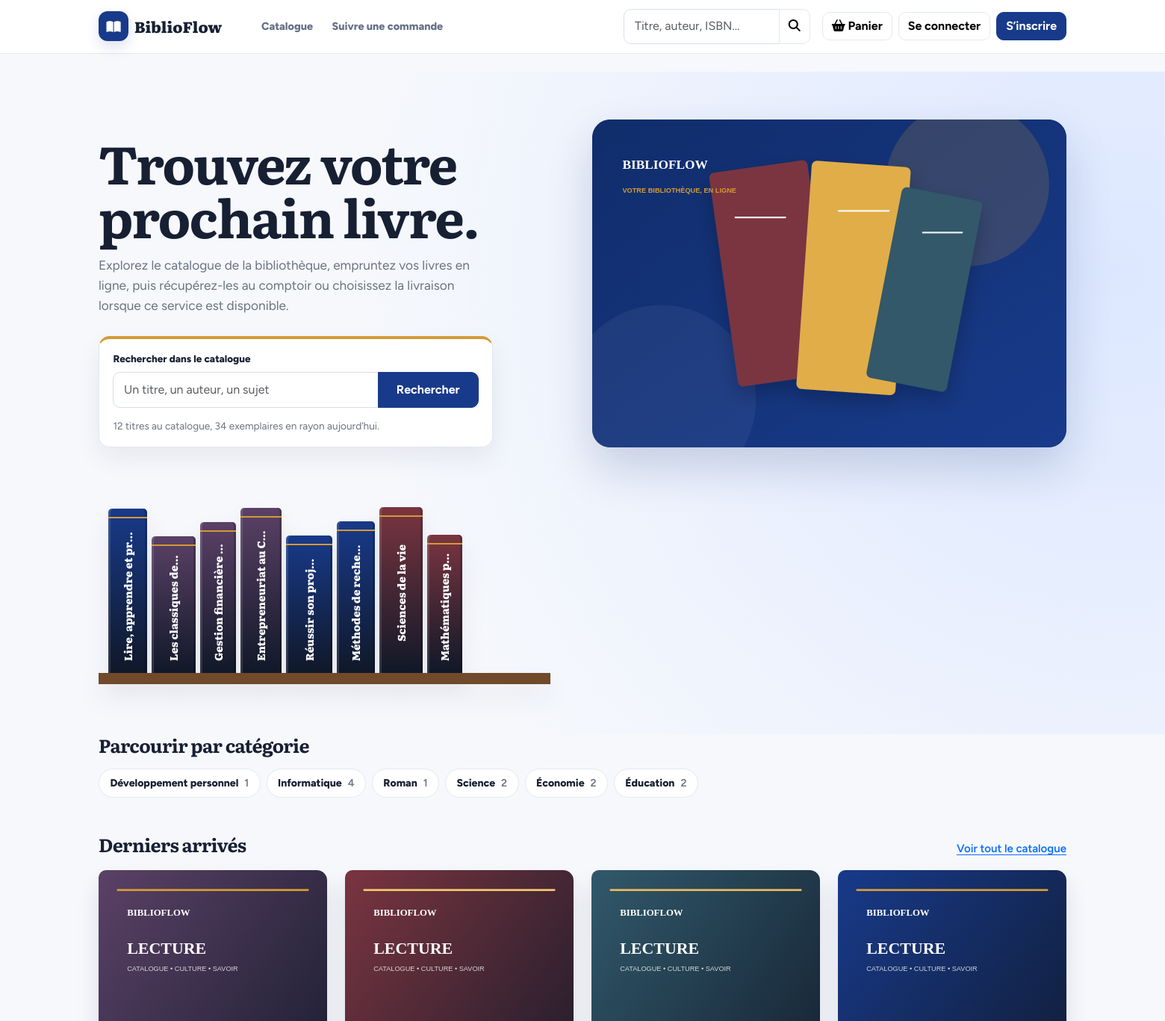
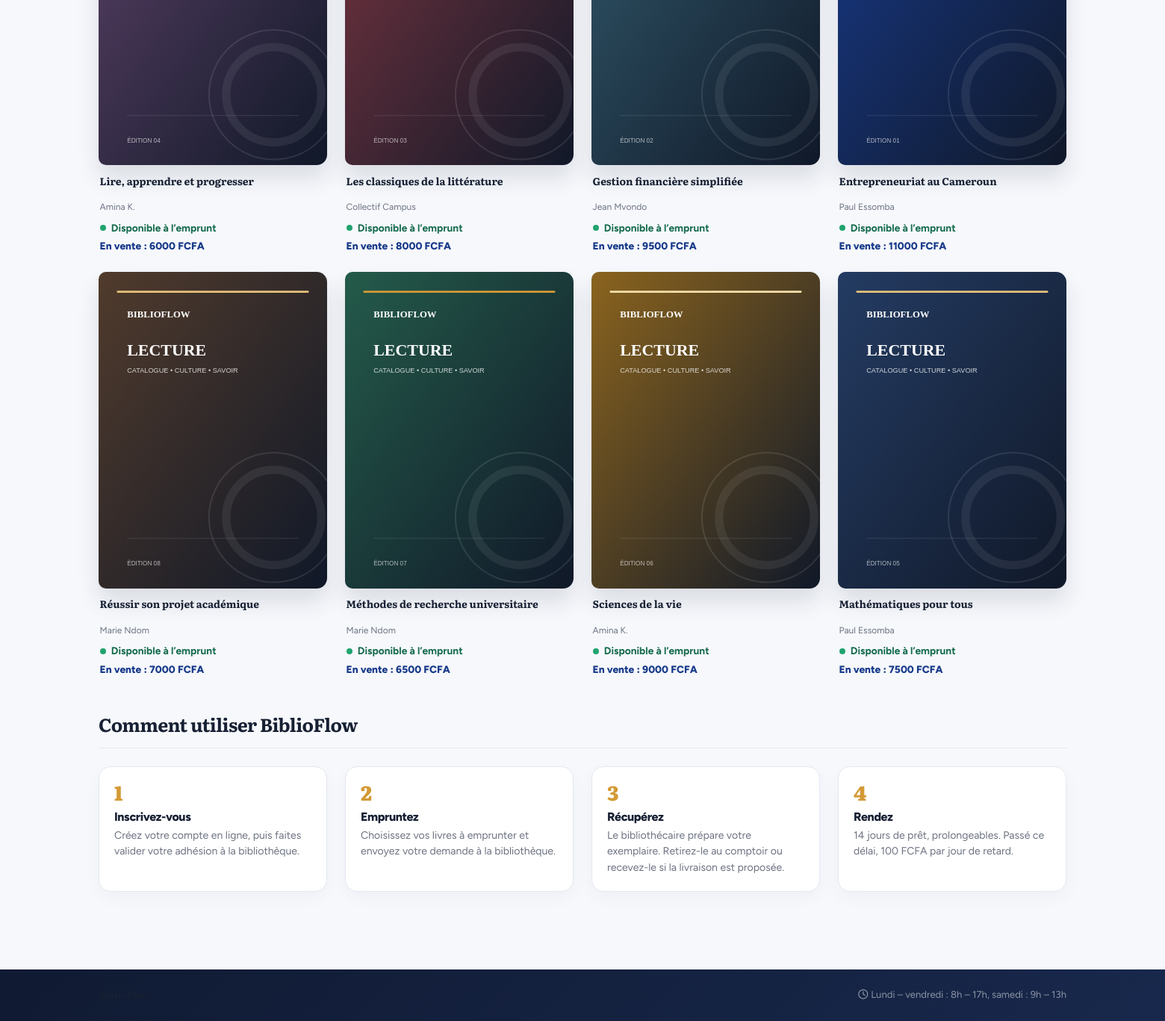
The page / on the database its author committed (2 pictures, top to bottom).
### bibliotheque/models.py (models this page shows, shortened)
class Livre(models.Model):
    titre = models.CharField(max_length=200)
    auteur = models.CharField(max_length=120)
    isbn = models.CharField(max_length=20, unique=True, null=True, blank=True)
    description = models.TextField(blank=True)
    image = models.CharField(max_length=255, blank=True)  # chemin relatif dans static/media
    categorie = models.CharField(max_length=80, blank=True)
    annee_publication = models.PositiveSmallIntegerField(null=True, blank=True)
    langue = models.CharField(max_length=30, default="Français")
    prix = models.DecimalField(max_digits=10, decimal_places=2, default=0)  # prix de vente
    stock_vente = models.PositiveIntegerField(default=0)                    # exemplaires à vendre
    actif = models.BooleanField(default=True)
    class Meta:
        ordering = ["titre"]

### bibliotheque/views_public.py (the view)
# urls.py: path("", pub.accueil, name="accueil"),
def accueil(request):
    services.maj_quotidienne()
    return render(request, "bibliotheque/public/accueil.html", {
        "nouveautes": _livres_avec_dispo().order_by("-id")[:8],
        "categories": _categories(),
        "nb_livres": Livre.objects.filter(actif=True).count(),
        "nb_dispo": Exemplaire.objects.filter(statut="disponible").count(),
    })

### bibliotheque/context.py (called while the page is built)
def globales(request):
    ctx = {"p": params(), "panier_count": 0, "est_personnel": False}
    try:
        ctx["panier_count"] = sum(request.session.get("panier", {}).values())
    except Exception:
        pass
    if request.user.is_authenticated:
        ctx["est_personnel"] = est_personnel(request.user)
    return ctx

### bibliotheque/models.py (called while the page is built)
    @property
    def jours_retard(self):
        if not self.date_retour_prevue:
            return 0
        ref = self.date_retour_effective or timezone.localdate()
        return max(0, (ref - self.date_retour_prevue).days)

### bibliotheque/services.py (called while the page is built)
def params():
    d = dict(settings.BIBLIO)
    for cle in ("amende_par_jour", "amende_plafond", "frais_perte"):
        d[cle] = Decimal(str(d[cle]))
    return SimpleNamespace(**d)

def montant_amende(jours):
    p = params()
    montant = p.amende_par_jour * jours
    if p.amende_plafond and p.amende_plafond > 0:
        montant = min(montant, p.amende_plafond)
    return montant

def _appliquer_sanction(e, supplement=Decimal(0), motif_supp=""):
    ancien_statut_paiement = e.statut_paiement
    if ancien_statut_paiement == "payee":
        return None
    jours = e.jours_retard
    montant = (montant_amende(jours) if jours > 0 else Decimal(0)) + supplement
    if montant <= 0:
        return None
    motifs = ([f"Retard de {jours} jour(s)"] if jours > 0 else []) + ([motif_supp] if motif_supp else [])
    e.montant_sanction, e.motif_sanction, e.statut_paiement = montant, " + ".join(motifs), "impayee"
    if not e.date_sanction or ancien_statut_paiement == "annulee":
        e.date_sanction = timezone.now()
    e.save(update_fields=["montant_sanction", "motif_sanction", "statut_paiement", "date_sanction"])
    return e

### bibliotheque/templatetags/biblio_extras.py (called while the page is built)
@register.filter
def teinte(livre):
    return sum(ord(c) for c in (livre.categorie or "")) % 6

@register.filter
def dos(livre):
    return f"height:{168 + (livre.pk * 37) % 56}px;width:{46 + (livre.pk * 11) % 18}px"

@register.filter
def couverture(livre):
    image = getattr(livre, "image", "") or f"cover-{((livre.pk - 1) % 8) + 1}.svg"
    if image.startswith("/"):
        return image
    return f"/static/bibliotheque/images/covers/{image}"

### bibliotheque/views_public.py (called while the page is built)
def _livres_avec_dispo():
    return Livre.objects.filter(actif=True).annotate(
        dispo=Count("exemplaires", filter=Q(exemplaires__statut="disponible"), distinct=True))

def _categories():
    return (Livre.objects.filter(actif=True).exclude(categorie="").values("categorie").annotate(n=Count("id")).order_by("categorie"))

### bibliotheque/templates/bibliotheque/public/accueil.html
{% extends "bibliotheque/public/base.html" %}{% load biblio_extras %}{% block contenu %}
<section class="shelf-hero">
  <div>
    <h1>Trouvez votre prochain livre.</h1>
    <p class="shelf-lead">Explorez le catalogue de la bibliothèque, empruntez vos livres en ligne, puis récupérez-les au comptoir ou choisissez la livraison lorsque ce service est disponible.</p>
    <form action="{% url 'catalogue' %}" class="fiche"><label for="q-accueil">Rechercher dans le catalogue</label>
      <div class="input-group"><input id="q-accueil" name="q" class="form-control" placeholder="Un titre, un auteur, un sujet"><button class="btn btn-primary px-4">Rechercher</button></div>
      <p class="fiche-stats mb-0">{{ nb_livres }} titres au catalogue, {{ nb_dispo }} exemplaires en rayon aujourd’hui.</p></form>
  </div>
  <div class="hero-library-image"><img src="/static/bibliotheque/images/library-hero.svg" alt="Bibliothèque BiblioFlow"></div>
  <div class="shelf" role="list" aria-label="Derniers livres arrivés">{% for l in nouveautes %}<a role="listitem" class="spine t{{ l|teinte }}" style="{{ l|dos }};--i:{{ forloop.counter0 }}" href="{% url 'livre_detail' l.pk %}" title="{{ l.titre }}, {{ l.auteur }}"><span>{{ l.titre }}</span></a>{% endfor %}</div>
</section>
<section class="mb-5"><h2 class="section-h mb-3">Parcourir par catégorie</h2>
<div class="d-flex flex-wrap gap-2">{% for c in categories %}<a class="cat" href="{% url 'catalogue' %}?cat={{ c.categorie|urlencode }}">{{ c.categorie }} <span>{{ c.n }}</span></a>{% endfor %}</div></section>
<section class="mb-5"><div class="d-flex justify-content-between align-items-baseline mb-3"><h2 class="section-h">Derniers arrivés</h2><a href="{% url 'catalogue' %}" class="fw-semibold">Voir tout le catalogue</a></div>
<div class="row g-4">{% for l in nouveautes %}<div class="col-6 col-md-4 col-xl-3">{% include "bibliotheque/public/_carte_livre.html" %}</div>{% endfor %}</div></section>
<section><h2 class="section-h mb-3">Comment utiliser BiblioFlow</h2>
<div class="steps">
  <div class="step"><div class="step-n">1</div><h3>Inscrivez-vous</h3><p>Créez votre compte en ligne{% if p.validation_adhesion_requise %}, puis faites valider votre adhésion à la bibliothèque{% endif %}.</p></div>
  <div class="step"><div class="step-n">2</div><h3>Empruntez</h3><p>Choisissez vos livres à emprunter et envoyez votre demande à la bibliothèque.</p></div>
  <div class="step"><div class="step-n">3</div><h3>Récupérez</h3><p>Le bibliothécaire prépare votre exemplaire. Retirez-le au comptoir ou recevez-le si la livraison est proposée.</p></div>
  <div class="step"><div class="step-n">4</div><h3>Rendez</h3><p>{{ p.duree_pret_jours }} jours de prêt, prolongeables. Passé ce délai, {{ p.amende_par_jour|floatformat:0 }} FCFA par jour de retard.</p></div>
</div></section>
{% endblock %}

### bibliotheque/templates/bibliotheque/public/base.html (shortened to what this page needs)
{% load static %}<!doctype html>
<html lang="fr"><head><meta charset="utf-8"><meta name="viewport" content="width=device-width, initial-scale=1"><title>{% block titre %}BiblioFlow – Bibliothèque{% endblock %}</title>
<link href="https://cdn.jsdelivr.net/npm/bootstrap@5.3.3/dist/css/bootstrap.min.css" rel="stylesheet"><link href="https://cdnjs.cloudflare.com/ajax/libs/font-awesome/6.5.2/css/all.min.css" rel="stylesheet"><link href="{% static 'bibliotheque/app.css' %}" rel="stylesheet"></head>
<body class="pub-body">
<nav class="navbar navbar-expand-lg pub-nav sticky-top"><div class="container">
  <a class="navbar-brand d-flex align-items-center gap-2" href="{% url 'accueil' %}"><span class="brand-icon"><i class="fa-solid fa-book-open"></i></span>BiblioFlow</a>
  <div class="collapse navbar-collapse" id="nav">
    <ul class="navbar-nav me-auto ms-lg-4"><li class="nav-item"><a class="nav-link " href="{% url 'catalogue' %}">Catalogue</a></li><li class="nav-item"><a class="nav-link " href="{% url 'suivi_commande' %}">Suivre une commande</a></li></ul>
    <form class="d-flex me-lg-3 my-2 my-lg-0" action="{% url 'catalogue' %}"><div class="input-group"><input name="q" class="form-control" placeholder="Titre, auteur, ISBN…"><button class="btn btn-light border"><i class="fa-solid fa-magnifying-glass"></i></button></div></form>
    <div class="d-flex align-items-center gap-2">
      <a href="{% url 'panier' %}" class="btn btn-light position-relative"><i class="fa-solid fa-basket-shopping"></i> Panier</a>
      {% if user.is_authenticated %}
        {% if est_personnel %}<a href="{% url 'tableau_bord' %}" class="btn btn-dark"><i class="fa-solid fa-toolbox me-1"></i>Gestion</a>{% endif %}
        {% if user.numero_carte %}<a href="{% url 'mon_compte' %}" class="btn btn-light position-relative" title="Mon compte"><i class="fa-regular fa-user"></i> {{ user.prenom|default:user.username }}</a>{% endif %}
        <form method="post" action="{% url 'logout' %}">{% csrf_token %}<button class="btn btn-light" title="Déconnexion"><i class="fa-solid fa-right-from-bracket"></i></button></form>
      {% else %}<a href="{% url 'login' %}" class="btn btn-light">Se connecter</a><a href="{% url 'inscription' %}" class="btn btn-primary">S’inscrire</a>{% endif %}
    </div></div></div></nav>
<main class="container py-4" style="min-height:70vh">{% block contenu %}{% endblock %}</main>
<footer class="pub-footer"><div class="container py-4 d-flex flex-wrap justify-content-between gap-3 small"><div><strong class="serif">BiblioFlow</strong>{% if p.adresse %}<div class="text-white-50">{{ p.adresse }}</div>{% endif %}</div>{% if p.horaires %}<div class="text-white-50"><i class="fa-regular fa-clock me-1"></i>{{ p.horaires }}</div>{% endif %}</div></footer>
<script src="https://cdn.jsdelivr.net/npm/bootstrap@5.3.3/dist/js/bootstrap.bundle.min.js"></script></body></html>

### bibliotheque/templates/bibliotheque/public/_carte_livre.html
{% load biblio_extras %}<a class="book" href="{% url 'livre_detail' l.pk %}"><div class="cover-image-wrap"><img class="cover cover-img" src="{{ l|couverture }}" alt="Couverture illustrée de {{ l.titre }}" loading="lazy"></div>
<div class="book-meta"><div class="fw-bold book-title">{{ l.titre }}</div><div class="muted small">{{ l.auteur }}</div><div class="avail {% if l.dispo %}ok{% endif %} mt-2">{% if l.dispo %}Disponible à l’emprunt{% else %}Aucun exemplaire disponible{% endif %}</div>{% if l.stock_vente %}<div class="price">En vente : {{ l.prix|floatformat:0 }} FCFA</div>{% endif %}</div></a>

### rows shown on the page
Livre: titre "Lire, apprendre et progresser", categorie "Développement personnel", n "1", image (picture), auteur "Amina K.", shows "Disponible à l’emprunt", prix "6000"
Livre: titre "Les classiques de la…", categorie "Roman", n "1", image (picture), titre "Les classiques de la littérature", auteur "Collectif Campus", shows "Disponible à l’emprunt", prix "8000"
Livre: titre "Gestion financière…", image (picture), titre "Gestion financière simplifiée", auteur "Jean Mvondo", shows "Disponible à l’emprunt", prix "9500"
Livre: titre "Entrepreneuriat au…", image (picture), titre "Entrepreneuriat au Cameroun", auteur "Paul Essomba", shows "Disponible à l’emprunt", prix "11000"
Livre: titre "Réussir son projet…", image (picture), titre "Réussir son projet académique", auteur "Marie Ndom", shows "Disponible à l’emprunt", prix "7000"
Livre: titre "Méthodes de recherche…", image (picture), titre "Méthodes de recherche universitaire", auteur "Marie Ndom", shows "Disponible à l’emprunt", prix "6500"
Livre: titre "Sciences de la vie", image (picture), auteur "Amina K.", shows "Disponible à l’emprunt", prix "9000"
Livre: titre "Mathématiques…", image (picture), titre "Mathématiques pour tous", auteur "Paul Essomba", shows "Disponible à l’emprunt", prix "7500"

### other values the page prints
{{ nb_livres }} "12"
{{ nb_dispo }} "34"
{{ c.categorie }} "Informatique" "Science" "Économie" "Éducation"
{{ c.n }} "4" "2" "2" "2"
{{ p.duree_pret_jours }} "14"
{{ p.amende_par_jour|floatformat:0 }} "100"
{{ p.horaires }} "Lundi – vendredi : 8h – 17h, samedi : 9h – 13h"
